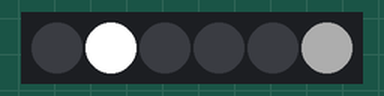
Recording of a sketch running on a simulated Arduino Uno, built with avr-gcc and run on an emulated ATmega328P. Parts: 6 RGB LEDs in strip order, left to right. Dim RGB values are drawn brighter than linear; random numbers use the default seed unless the sketch sets one.

Above: at 1.21 s.
At 2.9 s:
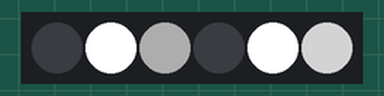
At 9.5 s:
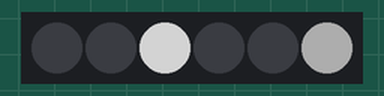
At 16.5 s:
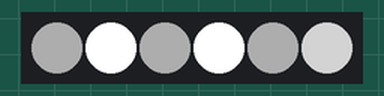
At 26.4 s:
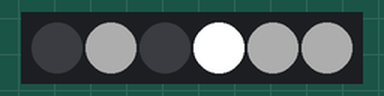
At 30.5 s:
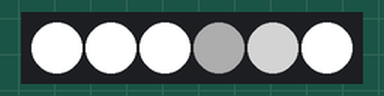
Timing chart, 0 to 40.0 s (numbered marks = the images above):
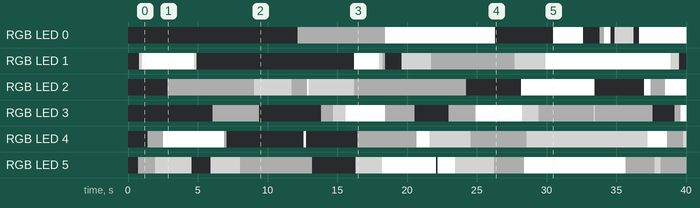

The sketch:

aug24_twinkle2.ino
```cpp
#include <Adafruit_NeoPixel.h>

#define PIN 6

// Parameter 1 = number of pixels in strip
// Parameter 2 = pin number (most are valid)
// Parameter 3 = pixel type flags, add together as needed:
//   NEO_KHZ800  800 KHz bitstream (most NeoPixel products w/WS2812 LEDs)
//   NEO_KHZ400  400 KHz (classic 'v1' (not v2) FLORA pixels, WS2811 drivers)
//   NEO_GRB     Pixels are wired for GRB bitstream (most NeoPixel products)
//   NEO_RGB     Pixels are wired for RGB bitstream (v1 FLORA pixels, not v2)
Adafruit_NeoPixel strip = Adafruit_NeoPixel(6, PIN, NEO_GRB + NEO_KHZ800);

void setup() {
  strip.begin();
  strip.show(); // Initialize all pixels to 'off'
    randomSeed(analogRead(0));
}

void loop() {

 int rand = random(200); // max amt of time between brightness changes
 int numLEDs = 18; // 18 for Canvas


 strip.setPixelColor(random(0,numLEDs),strip.Color(255, 255, 255)); // 255 is brightest
 strip.show();
 delay(rand);

 strip.setPixelColor(random(0,numLEDs),strip.Color(127, 127, 127));
 strip.show();
 delay(rand);

 strip.setPixelColor(random(0,numLEDs),strip.Color(50, 50, 50));
 strip.show();
 delay(rand);

 strip.setPixelColor(random(0,numLEDs),strip.Color(0, 0, 0)); //  0 is off
 strip.show();
 delay(rand);
}
```

Measured:
- by itself, RGB LED 3: off → RGB(50, 50, 50) at 6.1 s, → off 3.3 s later, → RGB(50, 50, 50) 4.5 s later, → RGB(127, 127, 127) 0.87 s later, … (17 changes in this stretch)
- by itself, RGB LED 4: off → RGB(50, 50, 50) at 1.4 s, → RGB(255, 255, 255) 1.1 s later, → RGB(50, 50, 50) 4.4 s later, → off 0.20 s later, … (14 changes in this stretch)
- what the display in image 1 shows lasts 1.7 s, from 2.9 s to 4.6 s
